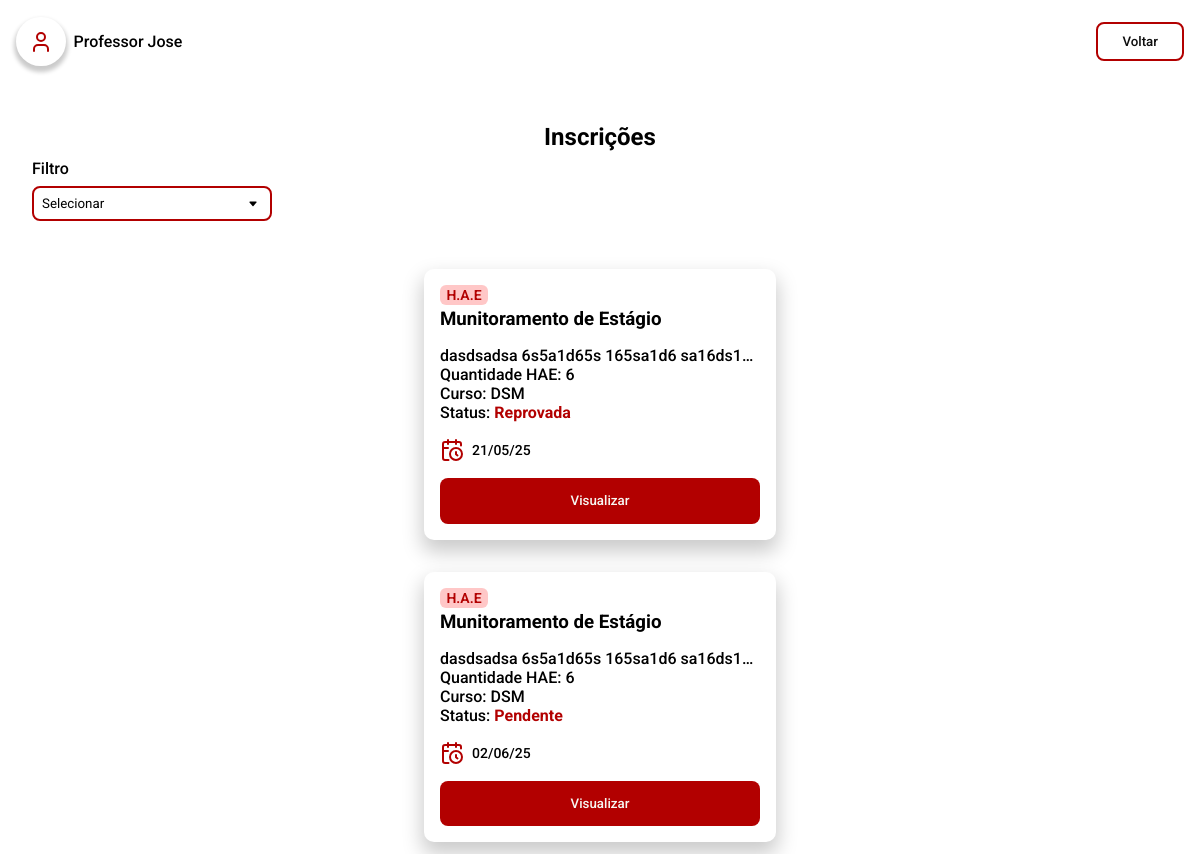
The app's page /pages/admin/inscricoes.admin.php?filtro=DSM (signed in) with its own data.
### tables this page shows
CREATE TABLE `tb_inscricao` (
  `id_inscricao` int NOT NULL,
  `id_docente` int DEFAULT NULL,
  `id_hae` int DEFAULT NULL,
  `data_envio` datetime NOT NULL,
  `quant_hae` int DEFAULT NULL,
  `outras_fatecs` int DEFAULT NULL,
  `id_projeto` int DEFAULT NULL,
  `status` enum('Pendente','Em análise','Aprovada','Reprovada') NOT NULL DEFAULT 'Pendente'
);

CREATE TABLE `tb_hae` (
  `id_hae` int NOT NULL,
  `titulo` varchar(60) NOT NULL,
  `tip_hae` varchar(30) NOT NULL,
  `quant_hae` int NOT NULL,
  `descricao` varchar(500) NOT NULL,
  `data_inicio` date NOT NULL,
  `data_final` date NOT NULL
);

### server/model/Inscricao.php (called while the page is built, shortened)
<?php
include_once __DIR__ . "/Database.php";
class Inscricao
{
    public Database $db;
    public function __construct($id_inscricao = null, $id_docente = null, $id_hae = null, $id_projeto = null, $data_envio = '', $quant_hae = 0, $outras_fatecs = 0, $status = 'Pendente')
    {
        $this->db = new Database();
        $this->db->connect_to();
    }
    public function getMySubscriptionsByTipHae($tip_hae)
    {
        $query = "SELECT i.*, d.*, h.* FROM tb_inscricao i JOIN tb_docente d ON i.id_docente = d.id_docente JOIN tb_hae h ON i.id_hae = h.id_hae WHERE h.tip_hae = :tip_hae";
        $stmt = $this->db->get_PDO()->prepare($query);
        $stmt->bindParam(':tip_hae', $tip_hae);
        $stmt->execute();
        $result = $stmt->fetchAll(PDO::FETCH_ASSOC);
        if ($result) {
            return $result;
        } else {
            return [];
        }
    }
}

### server/model/Database.php (called while the page is built, shortened)
<?php
class Database
{
    private string $host = 'localhost';
    private string $db   = 'pi_fatec';
    private string $user = 'root';
    private string $pass = 'root';
    private string $charset = 'utf8mb4';
    private PDO | null $pdo = null;
    public function connect_to()
    {
        $dsn = "mysql:host={$this->host};dbname={$this->db};charset={$this->charset}";
        try {
            $this->pdo = new PDO($dsn, $this->user, $this->pass);
            $this->pdo->setAttribute(PDO::ATTR_ERRMODE, PDO::ERRMODE_EXCEPTION);
        } catch (PDOException $e) {
            echo "❌ Connection failed: " . $e->getMessage();
        }
    }
    public function is_connected()
    {
        return isset($this->pdo);
    }
    public function get_PDO(): PDO | null
    {
        return $this->is_connected() ? $this->pdo : null;
    }
}

### server/model/HAE.php (called while the page is built, shortened)
<?php
include_once __DIR__ . "/Database.php";
class HAE
{
    public Database $db;
    public function __construct($id_hae = null, $titulo = '', $descricao = '', $data_inicio = '', $data_final = '', $quant_hae = 0, $tip_hae = '')
    {
        $this->db = new Database();
        $this->db->connect_to();
        if ($id_hae !== null) {
            $this->titulo = $titulo;
            $this->descricao = $descricao;
            $this->tip_hae = $tip_hae;
        }
    }
    public function getHAEById(int $id_hae): ?HAE
    {
        $query = "SELECT * FROM tb_hae WHERE id_hae = :id_hae";
        $stmt = $this->db->get_PDO()->prepare($query);
        $stmt->bindParam(':id_hae', $id_hae);
        $stmt->execute();
        $result = $stmt->fetch(PDO::FETCH_ASSOC);
        if ($result) {
            return new self(
                $result['id_hae'],
                $result['titulo'],
                $result['descricao'],
                $result['data_inicio'],
                $result['data_final'],
                $result['quant_hae'],
                $result['tip_hae']
            );
        }
        return null;
    }
}

### pages/admin/inscricoes.admin.php (the view, shortened to what this page needs)
<?php
require_once __DIR__ . "/../../server/model/Inscricao.php";
require_once __DIR__ . "/../../server/model/HAE.php";
?>
<!DOCTYPE html>
<html lang="pt-br">
<head>
  <link rel="stylesheet" href="../../styles/global.css" />
  <link rel="stylesheet" href="../../styles/components.css" />
  <link rel="stylesheet" href="../../styles/haes.css" />
</head>
<body>
  <header-fatec
    data-button-title="Voltar"
    data-button-href="./painel.admin.php"></header-fatec>
  <section>
    <h1>Inscrições</h1>
    <form action="<?php echo htmlspecialchars($_SERVER["PHP_SELF"]) ?>" method="get">
      <label for="search" class="search-container">
        Filtro
      </label>
      <select name="filtro" onchange="this.form.submit()">
        <option value="" disabled selected>Selecionar</option>
      </select>
    </form>
    <main>
      <?php
      $inscricao = new Inscricao();
      $all_inscricoes = isset($_GET["filtro"]) && $_GET["filtro"] !== "all" ? $inscricao->getMySubscriptionsByTipHae($_GET["filtro"]) : $inscricao->adminGetAllSubscriptions($_SESSION["user"]['cargo'], $_SESSION["user"]['curso']);
      foreach ($all_inscricoes as $inscricao) {
        $hae = new HAE();
        $hae = $hae->getHAEById($inscricao['id_hae']);
        $data_envio = date('d/m/y', strtotime($inscricao['data_envio']));
        echo "
          <div class='card-hae card-primary'>
              <span class='card-hae-title'>
                <p class='card-hae-tag'>H.A.E</p>
                <h3 class=''>{$hae->titulo}</h3>
              </span>
              <span class='card-hae-info'>
                <p class='card-hae-desc'>{$hae->descricao}</p>
                <p>Quantidade HAE: {$inscricao['quant_hae']}</p>
                <p>Curso: {$hae->tip_hae}</p>
                <p>Status: <strong>{$inscricao['status']}</strong></p>
              </span>
              <span class='card-hae-date'>
                <img src='../../public/icons/calendar-clock.svg' alt='calendario' />
                <p>{$data_envio}</p>
              </span>
              <a href='./preview/inscricao.admin.php?id={$inscricao['id_inscricao']}'>
                <button
                  class='button-primary'
                  style='
                      --button-color: var(--fatec-red-500);
                      --button-color-hover: var(--fatec-red-400);
                    '>
                  Visualizar
                </button>
              </a>
            </div>";
      }
      ?>
    </main>
  </section>
</body>
</html>

### styles/global.css (style rules this page uses)
:root { --fatec-red-400: #d32719; --fatec-red-500: #b20000; --fatec-red-700: #7e0000; --fatec-white-500: #f7f7f2; --fatec-dark-500: #0d0d0d; --fatec-gray-500: #666666; --fatec-gray-300: #dadada; --fatec-blue-500: #005c6d; --fatec-blue-700: #004854; --fatec-lightblue-500: #00c1cf; --fatec-lightblue-600: #00d8e8; --sm: 640px; --md: 768px; --lg: 1024px; --xl: 1280px; --2xl: 1536px; --text-xs-font-size: 0.75rem; --text-sm-font-size: 0.875rem; --text-base-font-size: 1rem; --text-lg-font-size: 1.125rem; --text-xl-font-size: 1.25rem; --text-2xl-font-size: 1.5rem; --text-xs-line-height: 1rem; --text-sm-line-height: 1.25rem; --text-base-line-height: 1.5rem; --text-lg-line-height: 1.75rem; --text-xl-line-height: 1.75rem; }
*::before, *::after { box-sizing: border-box; }
* { padding: 0; margin: 0; box-sizing: border-box; }
body { -webkit-font-smoothing: antialiased; -moz-osx-font-smoothing: grayscale; text-rendering: optimizeLegibility !important; }
a { text-decoration: none; }

### styles/components.css (style rules this page uses)
.button-primary { background: var(--button-color); color: var(--fatec-white-500); padding: 0.95rem 1.5rem; border: 0; border-radius: 8px; font-family: "Roboto", sans-serif; font-weight: 500; cursor: pointer; transition: background ease 400ms; }
.card-primary { display: flex; flex-direction: column; box-shadow: 0 10px 20px 2px #00000035; border-radius: 10px; padding: 1rem; font-family: "Roboto", sans-serif; }
.card-primary strong { color: var(--fatec-red-500); }

### styles/haes.css (style rules this page uses)
section { padding: 2rem; }
section h1 { font-family: "Roboto"; text-align: center; margin: 0.5rem 0; }
select { background: none; border: 2px solid var(--fatec-red-500); border-radius: 8px; padding: 0.5rem; outline: none; font-family: "Roboto", sans-serif; width: 15rem; background-position: calc(100% - 0.75rem) center !important; -moz-appearance: none !important; -webkit-appearance: none !important; appearance: none !important; padding-right: 2rem !important; }
form { display: flex; flex-direction: column; font-family: "Roboto", sans-serif; font-weight: 500; gap: 0.5rem; }
.card-hae { width: 22rem; gap: 1rem; margin: 1rem 0; }
.card-hae-desc { overflow: hidden; text-overflow: ellipsis; white-space: nowrap; width: 100%; }
.card-hae-tag { display: flex; align-items: center; justify-content: center; border-radius: 6px; font-size: var(--text-sm-font-size); font-weight: 600; line-height: var(--text-sm-line-height); background: #ff4c4d50; color: var(--fatec-red-500); width: 3rem; }
.card-hae-title { display: inherit; flex-direction: column; gap: 0.2rem; }
.card-hae-info { font-weight: 500; }
.card-hae-date { display: flex; align-items: center; gap: 0.5rem; font-size: var(--text-sm-font-size); font-weight: 500; }
main { display: flex; align-items: center; justify-content: center; flex-direction: column; padding: 2rem; }
main a, button { width: 100%; }
strong { color: var(--fatec-red-500); }

### records on screen
tb_inscricao: id_hae.titulo "Munitoramento de Estágio", id_hae.descricao "dasdsadsa 6s5a1d65s 165sa1d6 sa16ds1…", id_hae.quant_hae "6", id_hae.tip_hae "DSM", status "Reprovada", data_envio "21/05/25"
tb_inscricao: id_hae.titulo "Munitoramento de Estágio", id_hae.descricao "dasdsadsa 6s5a1d65s 165sa1d6 sa16ds1…", id_hae.quant_hae "6", id_hae.tip_hae "DSM", status "Pendente", data_envio "02/06/25"
